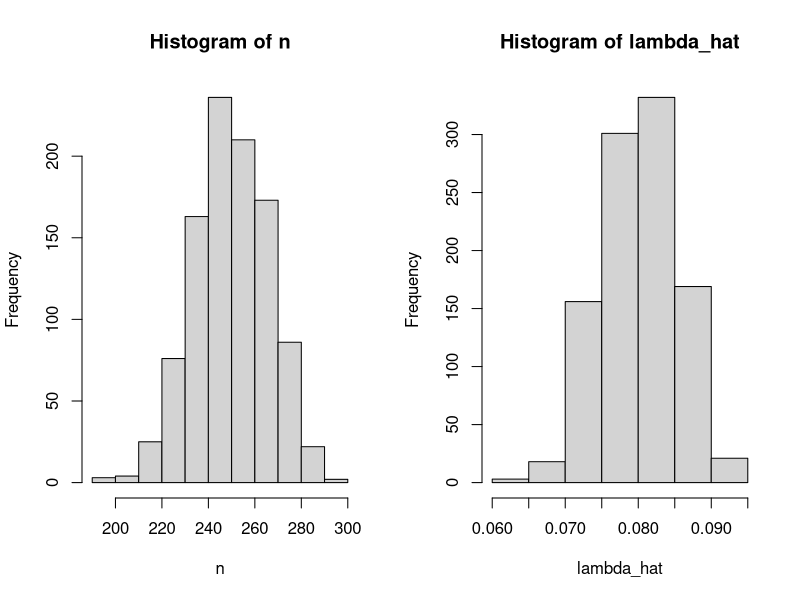

Source code (R):
# set working directory
setwd("C:/Users/mmao/Google Drive/0_SAMSI/0_GDRR/Undergraduate_Workshop/gas")

# import data
df <- read.table("gas.txt")
df

# MLE
lambdas <- df$n / (df$s*6)
lambdas

overall_lambda <- sum(df$n) / sum(df$s*6)
overall_lambda

# 1 round of simulation
x <- c()
t <- 0
while(t < 10){
    tmp <- rexp(1, rate=sum(df$s)*overall_lambda)
    x <- c(x, tmp)
    t <- t + tmp
}
length(x)        # No. of failure
length(x)/(10*sum(df$s))     # lambda hat

# repeat the simulation 1000 times
n <- c()
lambda_hat <- c()
for(i in 1:1000){
    x <- c()
    t <- 0
    while(t < 10){
        tmp <- rexp(1, rate=sum(df$s)*overall_lambda)
        x <- c(x, tmp)
        t <- t + tmp
    }
    n <- c(n, length(x))
    lambda_hat <- c(lambda_hat, length(x)/(10*sum(df$s)))
}

par(mfrow=c(1,2))
hist(n)
hist(lambda_hat)

